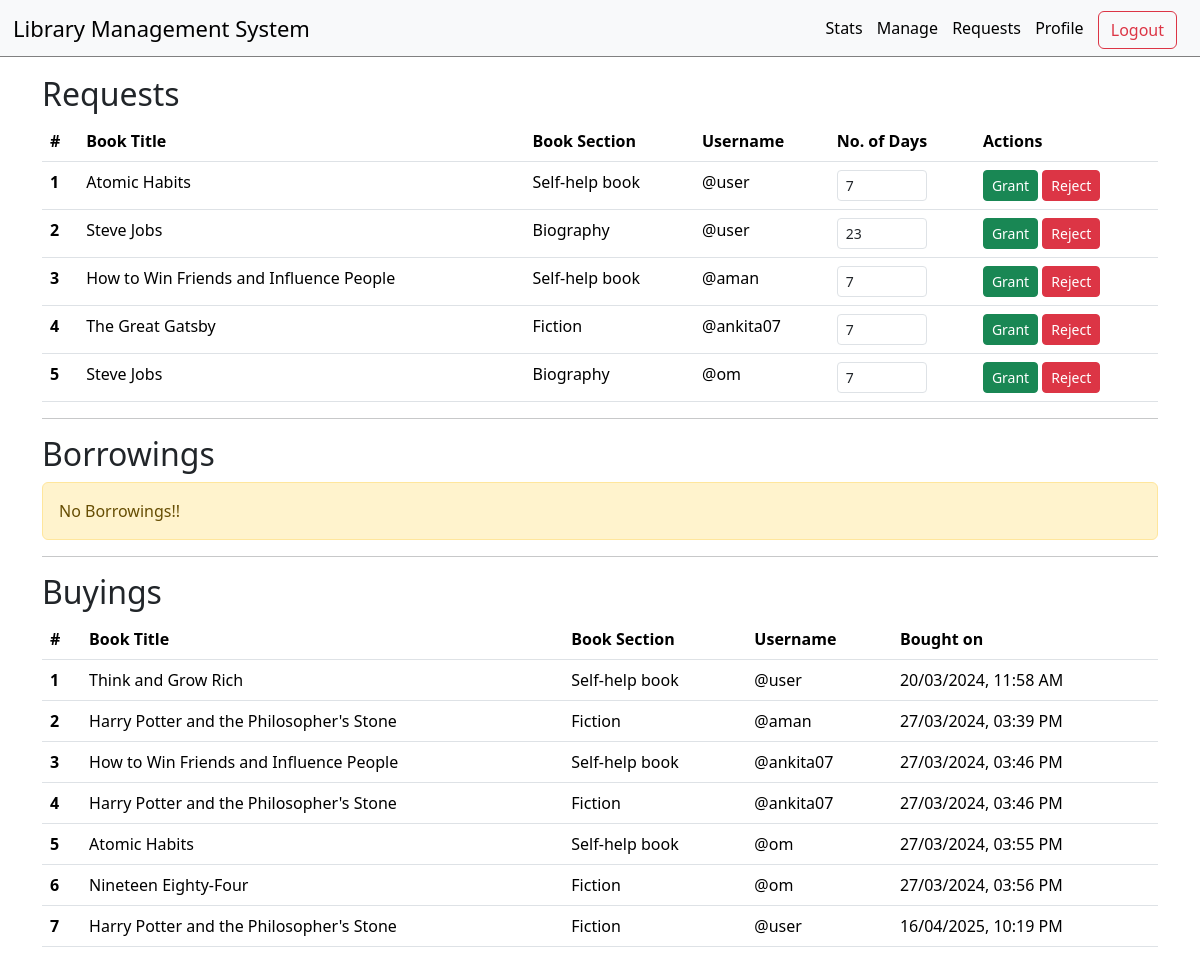
Screenshot of /requests (signed in) with the database file from the repository.
### models.py (models this page shows)
class Requests(db.Model):
    id = db.Column(db.Integer, primary_key=True)
    no_of_days = db.Column(db.Integer, nullable=False)
    user_id = db.Column(db.Integer, db.ForeignKey("users.id"), nullable = False)
    book_id = db.Column(db.Integer, db.ForeignKey("books.id"), nullable = False)

class Books(db.Model):
    id = db.Column(db.Integer, primary_key = True)
    title = db.Column(db.String, nullable = False)
    author = db.Column(db.String, nullable = False)
    content = db.Column(db.String)
    added_on = db.Column(db.DateTime, nullable = False)
    price = db.Column(db.Float, nullable = False)
    section_id = db.Column(db.Integer, db.ForeignKey("sections.id"))
    borrows = db.relationship('Borrowings', backref = 'book', cascade = 'all, delete')
    bought  = db.relationship('Buys', backref = 'book', cascade = 'all, delete')
    reqst  = db.relationship('Requests', backref = 'book', cascade = 'all, delete')
    reviews = db.relationship('Reviews', backref = 'book', cascade = 'all, delete')

class Sections(db.Model):
    id = db.Column(db.Integer, primary_key=True)
    name = db.Column(db.String, unique=True, nullable = False)
    description = db.Column(db.String)
    created_on = db.Column(db.DateTime, nullable = False)
    books = db.relationship('Books', backref = 'section', cascade = 'all, delete')

class Users(db.Model):
    id = db.Column(db.Integer, primary_key = True)
    username = db.Column(db.String, unique = True, nullable = False)
    password = db.Column(db.String, nullable = False)
    name = db.Column(db.String, nullable = False)
    is_admin = db.Column(db.Boolean, default = False)

class Buys(db.Model):
    id = db.Column(db.Integer, primary_key=True)
    buy_on = db.Column(db.DateTime, nullable = False)
    user_id = db.Column(db.Integer, db.ForeignKey("users.id"), nullable = False)
    book_id = db.Column(db.Integer, db.ForeignKey("books.id"), nullable = False)

### routes.py (the view)
@app.route('/requests', methods=['GET', 'POST'])
@admin_required
def manage_requests():
    req = Requests.query.all()
    borrows = Borrowings.query.filter_by(returned_on=None).all()
    buys = Buys.query.all()
    username = get_usernames()
    return render_template('manage_request.html', req=req, borrows=borrows, buys=buys, username=username, is_admin=True)

### func.py (called while the page is built)
def get_usernames():
    users = Users.query.all()
    username = {}
    for user in users:
        username[user.id] = user.username
    return username

### routes.py (called while the page is built)
def admin_required(func):
    @wraps(func)
    def inner(*args, **kwargs):
        if 'user_id' not in session:
            flash('Please login to continue')
            return redirect(url_for('login'))
        user = Users.query.filter_by(id=session['user_id']).first()
        if not user.is_admin:
            flash('You are not authorized to access this page')
            return redirect(url_for('index'))
        return func(*args, **kwargs)
    return inner

### templates/manage_request.html (shortened to what this page needs)
{% extends 'layout.html' %}
{% block content %}
<div>
    <h2>Requests</h2>
    {% if req %}
    <table class="table table-hover">
        <thead>
            <tr>
                <th scope="col">#</th>
                <th scope="col">Book Title</th>
                <th scope="col">Book Section</th>
                <th scope="col">Username</th>
                <th scope="col">No. of Days</th>
                <th scope="col">Actions</th>
            </tr>
        </thead>
        <tbody>
            {% for item in req %}
            <tr>
                <form action="{{url_for('grant_request', id=item.id)}}" method="post">
                    <th scope="row">{{loop.index}}</th>
                    <td>{{item.book.title}}</td>
                    <td>{{item.book.section.name}}</td>
                    <td>@{{username[item.user_id]}}</td>
                    <td>
                        <input type="number" class="form-control form-control-sm" style="width: min-content;"
                            name="days" id="days" value="{{item.no_of_days}}" min="1" max="30">
                    </td>
                    <td>
                        <div>
                            <button type="submit" class="btn btn-success btn-sm"> Grant</button>
                            <a href="{{url_for('reject_request', id=item.id)}}" class="btn btn-danger btn-sm">
                                Reject</a>
                        </div>
                    </td>
                </form>
            </tr>
            {% endfor %}
        </tbody>
    </table>
    {% else %}
    <div class="alert alert-warning" role="alert">
        No Requests!!
    </div>
    {% endif %}
</div>
<hr>
<div>
    <h2>Borrowings</h2>
    {% if borrows %}
    <table class="table table-hover">
        <thead>
            <tr>
                <th scope="col">#</th>
                <th scope="col">Book Title</th>
                <th scope="col">Book Section</th>
                <th scope="col">Username</th>
                <th scope="col">Issued on</th>
                <th scope="col">Due on</th>
                <th scope="col">Actions</th>
            </tr>
        </thead>
        <tbody>
            {% for item in borrows %}
            <tr>
                <th scope="row">{{loop.index}}</th>
                <td>{{item.book.title}}</td>
                <td>{{item.book.section.name}}</td>
                <td>@{{username[item.user_id]}}</td>
                <td>{{item.issued_on.strftime("%d/%m/%Y, %I:%M %p")}}</td>
                <td>{{item.due_on.strftime("%d/%m/%Y, %I:%M %p")}}</td>
                <td>
                    <div>
                        <a href="{{url_for('revoke_borrow', id=item.id)}}" class="btn btn-danger btn-sm">
                            Revoke</a>
                    </div>
                </td>
            </tr>
            {% endfor %}
        </tbody>
    </table>
    {% else %}
    <div class="alert alert-warning" role="alert">
        No Borrowings!!
    </div>
    {% endif %}
</div>
<hr>
<div>
    {% if buys %}
    <h2>Buyings</h2>
    <table class="table table-hover">
        <thead>
            <tr>
                <th scope="col">#</th>
                <th scope="col">Book Title</th>
                <th scope="col">Book Section</th>
                <th scope="col">Username</th>
                <th scope="col">Bought on</th>
            </tr>
        </thead>
        <tbody>
            {% for item in buys %}
            <tr>
                <th scope="row">{{loop.index}}</th>
                <td>{{item.book.title}}</td>
                <td>{{item.book.section.name}}</td>
                <td>@{{username[item.user_id]}}</td>
                <td>{{item.buy_on.strftime("%d/%m/%Y, %I:%M %p")}}</td>
            </tr>
            {% endfor %}
        </tbody>
    </table>
    {% endif %}
</div>
{% endblock %}

### rows the page displays
Requests: book "Atomic Habits", book.section.name "Self-help book", days "7"
Users: username "user"
Requests: book "Steve Jobs", book.section.name "Biography", days "23"
Requests: book "How to Win Friends and Influence People", book.section.name "Self-help book", days "7"
Users: username "aman"
Requests: book "The Great Gatsby", book.section.name "Fiction", days "7"
Users: username "ankita07"
Requests: book "Steve Jobs", book.section.name "Biography", days "7"
Users: username "om"
Buys: book "Think and Grow Rich", book.section.name "Self-help book", buy_on "20/03/2024, 11:58 AM"
Buys: book "Harry Potter and the Philosopher's Stone", book.section.name "Fiction", buy_on "27/03/2024, 03:39 PM"
Buys: book "How to Win Friends and Influence People", book.section.name "Self-help book", buy_on "27/03/2024, 03:46 PM"
Buys: book "Harry Potter and the Philosopher's Stone", book.section.name "Fiction", buy_on "27/03/2024, 03:46 PM"
Buys: book "Atomic Habits", book.section.name "Self-help book", buy_on "27/03/2024, 03:55 PM"
Buys: book "Nineteen Eighty-Four", book.section.name "Fiction", buy_on "27/03/2024, 03:56 PM"
Buys: book "Harry Potter and the Philosopher's Stone", book.section.name "Fiction", buy_on "16/04/2025, 10:19 PM"
